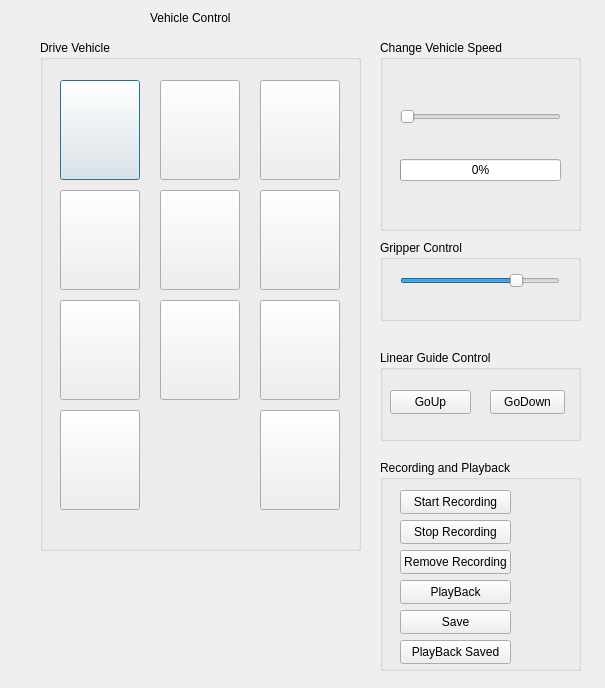
<?xml version="1.0" encoding="UTF-8"?>
<ui version="4.0">
 <class>DriveMode</class>
 <widget class="QDialog" name="DriveMode">
  <property name="geometry">
   <rect>
    <x>0</x>
    <y>0</y>
    <width>605</width>
    <height>688</height>
   </rect>
  </property>
  <property name="windowTitle">
   <string>Dialog</string>
  </property>
  <widget class="QWidget" name="gridLayoutWidget">
   <property name="geometry">
    <rect>
     <x>40</x>
     <y>40</y>
     <width>321</width>
     <height>511</height>
    </rect>
   </property>
   <layout class="QGridLayout" name="gridLayout">
    <item row="0" column="1">
     <widget class="QGroupBox" name="groupBox">
      <property name="title">
       <string>Drive Vehicle</string>
      </property>
      <widget class="QPushButton" name="LeftForward_Button">
       <property name="geometry">
        <rect>
         <x>20</x>
         <y>40</y>
         <width>80</width>
         <height>100</height>
        </rect>
       </property>
       <property name="styleSheet">
        <string notr="true">QPushButton {
    qproperty-icon: url(:/images/images/Button1.PNG);
    qproperty-iconSize: 70px 90px;
}</string>
       </property>
       <property name="text">
        <string/>
       </property>
      </widget>
      <widget class="QPushButton" name="Forward_Button">
       <property name="geometry">
        <rect>
         <x>120</x>
         <y>40</y>
         <width>80</width>
         <height>100</height>
        </rect>
       </property>
       <property name="styleSheet">
        <string notr="true">QPushButton {
    qproperty-icon: url(:/images/images/Button2.PNG);
    qproperty-iconSize: 70px 90px;
}</string>
       </property>
       <property name="text">
        <string/>
       </property>
      </widget>
      <widget class="QPushButton" name="RightForward_Button">
       <property name="geometry">
        <rect>
         <x>220</x>
         <y>40</y>
         <width>80</width>
         <height>100</height>
        </rect>
       </property>
       <property name="styleSheet">
        <string notr="true">QPushButton {
    qproperty-icon: url(:/images/images/Button3.PNG);
    qproperty-iconSize: 70px 90px;
}</string>
       </property>
       <property name="text">
        <string/>
       </property>
      </widget>
      <widget class="QPushButton" name="Left_Button">
       <property name="geometry">
        <rect>
         <x>20</x>
         <y>150</y>
         <width>80</width>
         <height>100</height>
        </rect>
       </property>
       <property name="styleSheet">
        <string notr="true">QPushButton {
    qproperty-icon: url(:/images/images/Button4.PNG);
    qproperty-iconSize: 70px 90px;
}</string>
       </property>
       <property name="text">
        <string/>
       </property>
      </widget>
      <widget class="QPushButton" name="Stop_Button">
       <property name="geometry">
        <rect>
         <x>120</x>
         <y>150</y>
         <width>80</width>
         <height>100</height>
        </rect>
       </property>
       <property name="styleSheet">
        <string notr="true">QPushButton {
    qproperty-icon: url(:/images/images/Button5.PNG);
    qproperty-iconSize: 70px 90px;
}</string>
       </property>
       <property name="text">
        <string/>
       </property>
      </widget>
      <widget class="QPushButton" name="Right_Button">
       <property name="geometry">
        <rect>
         <x>220</x>
         <y>150</y>
         <width>80</width>
         <height>100</height>
        </rect>
       </property>
       <property name="styleSheet">
        <string notr="true">QPushButton {
    qproperty-icon: url(:/images/images/Button6.PNG);
    qproperty-iconSize: 70px 90px;
}</string>
       </property>
       <property name="text">
        <string/>
       </property>
      </widget>
      <widget class="QPushButton" name="LeftBackward_Button">
       <property name="geometry">
        <rect>
         <x>20</x>
         <y>260</y>
         <width>80</width>
         <height>100</height>
        </rect>
       </property>
       <property name="styleSheet">
        <string notr="true">QPushButton {
    qproperty-icon: url(:/images/images/Button7.PNG);
    qproperty-iconSize: 70px 90px;
}</string>
       </property>
       <property name="text">
        <string/>
       </property>
      </widget>
      <widget class="QPushButton" name="Backward_Button">
       <property name="geometry">
        <rect>
         <x>120</x>
         <y>260</y>
         <width>80</width>
         <height>100</height>
        </rect>
       </property>
       <property name="styleSheet">
        <string notr="true">QPushButton {
    qproperty-icon: url(:/images/images/Button8.PNG);
    qproperty-iconSize: 70px 90px;
}</string>
       </property>
       <property name="text">
        <string/>
       </property>
      </widget>
      <widget class="QPushButton" name="RightBackward_Button">
       <property name="geometry">
        <rect>
         <x>220</x>
         <y>260</y>
         <width>80</width>
         <height>100</height>
        </rect>
       </property>
       <property name="styleSheet">
        <string notr="true">QPushButton {
    qproperty-icon: url(:/images/images/Button9.PNG);
    qproperty-iconSize: 70px 90px;
}</string>
       </property>
       <property name="text">
        <string/>
       </property>
      </widget>
      <widget class="QPushButton" name="LeftRotate_Button">
       <property name="geometry">
        <rect>
         <x>20</x>
         <y>370</y>
         <width>80</width>
         <height>100</height>
        </rect>
       </property>
       <property name="styleSheet">
        <string notr="true">QPushButton {
    qproperty-icon: url(:/images/images/Button10.PNG);
    qproperty-iconSize: 70px 90px;
}</string>
       </property>
       <property name="text">
        <string/>
       </property>
      </widget>
      <widget class="QPushButton" name="RightRotate_Button">
       <property name="geometry">
        <rect>
         <x>220</x>
         <y>370</y>
         <width>80</width>
         <height>100</height>
        </rect>
       </property>
       <property name="styleSheet">
        <string notr="true">QPushButton {
    qproperty-icon: url(:/images/images/Button11.PNG);
    qproperty-iconSize: 70px 90px;
}</string>
       </property>
       <property name="text">
        <string/>
       </property>
      </widget>
     </widget>
    </item>
   </layout>
  </widget>
  <widget class="QLabel" name="label">
   <property name="geometry">
    <rect>
     <x>150</x>
     <y>10</y>
     <width>101</width>
     <height>16</height>
    </rect>
   </property>
   <property name="text">
    <string>Vehicle Control</string>
   </property>
  </widget>
  <widget class="QGroupBox" name="groupBox_2">
   <property name="geometry">
    <rect>
     <x>380</x>
     <y>40</y>
     <width>201</width>
     <height>191</height>
    </rect>
   </property>
   <property name="title">
    <string>Change Vehicle Speed</string>
   </property>
   <widget class="QWidget" name="layoutWidget">
    <property name="geometry">
     <rect>
      <x>20</x>
      <y>40</y>
      <width>161</width>
      <height>131</height>
     </rect>
    </property>
    <layout class="QVBoxLayout" name="verticalLayout">
     <item>
      <widget class="QSlider" name="horizontalSlider">
       <property name="maximum">
        <number>99</number>
       </property>
       <property name="orientation">
        <enum>Qt::Horizontal</enum>
       </property>
      </widget>
     </item>
     <item>
      <widget class="QProgressBar" name="progressBar">
       <property name="minimum">
        <number>0</number>
       </property>
       <property name="maximum">
        <number>100</number>
       </property>
       <property name="value">
        <number>0</number>
       </property>
      </widget>
     </item>
    </layout>
   </widget>
  </widget>
  <widget class="QGroupBox" name="groupBox_3">
   <property name="geometry">
    <rect>
     <x>380</x>
     <y>240</y>
     <width>201</width>
     <height>81</height>
    </rect>
   </property>
   <property name="title">
    <string>Gripper Control</string>
   </property>
   <widget class="QSlider" name="GripperSlider">
    <property name="geometry">
     <rect>
      <x>20</x>
      <y>30</y>
      <width>160</width>
      <height>22</height>
     </rect>
    </property>
    <property name="maximum">
     <number>160</number>
    </property>
    <property name="value">
     <number>120</number>
    </property>
    <property name="orientation">
     <enum>Qt::Horizontal</enum>
    </property>
   </widget>
  </widget>
  <widget class="QGroupBox" name="groupBox_4">
   <property name="geometry">
    <rect>
     <x>380</x>
     <y>350</y>
     <width>201</width>
     <height>91</height>
    </rect>
   </property>
   <property name="title">
    <string>Linear Guide Control</string>
   </property>
   <widget class="QPushButton" name="UpButton">
    <property name="geometry">
     <rect>
      <x>10</x>
      <y>40</y>
      <width>81</width>
      <height>24</height>
     </rect>
    </property>
    <property name="text">
     <string>GoUp</string>
    </property>
   </widget>
   <widget class="QPushButton" name="DownButton">
    <property name="geometry">
     <rect>
      <x>110</x>
      <y>40</y>
      <width>75</width>
      <height>24</height>
     </rect>
    </property>
    <property name="text">
     <string>GoDown</string>
    </property>
   </widget>
  </widget>
  <widget class="QGroupBox" name="groupBox_5">
   <property name="geometry">
    <rect>
     <x>380</x>
     <y>460</y>
     <width>201</width>
     <height>211</height>
    </rect>
   </property>
   <property name="title">
    <string>Recording and Playback</string>
   </property>
   <widget class="QPushButton" name="StartRecordBut">
    <property name="geometry">
     <rect>
      <x>20</x>
      <y>30</y>
      <width>111</width>
      <height>24</height>
     </rect>
    </property>
    <property name="text">
     <string>Start Recording</string>
    </property>
   </widget>
   <widget class="QPushButton" name="StopRecordBut">
    <property name="geometry">
     <rect>
      <x>20</x>
      <y>60</y>
      <width>111</width>
      <height>24</height>
     </rect>
    </property>
    <property name="text">
     <string>Stop Recording</string>
    </property>
   </widget>
   <widget class="QPushButton" name="DeleteRecordBut">
    <property name="geometry">
     <rect>
      <x>20</x>
      <y>90</y>
      <width>111</width>
      <height>24</height>
     </rect>
    </property>
    <property name="text">
     <string>Remove Recording</string>
    </property>
   </widget>
   <widget class="QPushButton" name="PlayBackBut">
    <property name="geometry">
     <rect>
      <x>20</x>
      <y>120</y>
      <width>111</width>
      <height>24</height>
     </rect>
    </property>
    <property name="text">
     <string>PlayBack</string>
    </property>
   </widget>
   <widget class="QPushButton" name="SaveRecordBut">
    <property name="geometry">
     <rect>
      <x>20</x>
      <y>150</y>
      <width>111</width>
      <height>24</height>
     </rect>
    </property>
    <property name="text">
     <string>Save</string>
    </property>
   </widget>
   <widget class="QPushButton" name="PlayBackSavedBut">
    <property name="geometry">
     <rect>
      <x>20</x>
      <y>180</y>
      <width>111</width>
      <height>24</height>
     </rect>
    </property>
    <property name="text">
     <string>PlayBack Saved</string>
    </property>
   </widget>
  </widget>
  <zorder>groupBox_3</zorder>
  <zorder>gridLayoutWidget</zorder>
  <zorder>label</zorder>
  <zorder>groupBox_2</zorder>
  <zorder>groupBox_4</zorder>
  <zorder>groupBox_5</zorder>
 </widget>
 <resources/>
 <connections/>
</ui>
